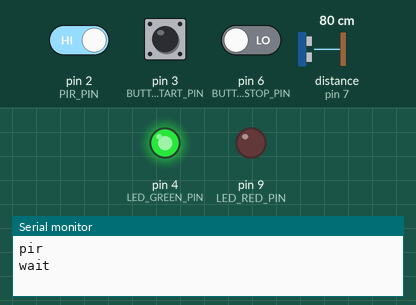
Bench run of a sketch on a simulated Arduino Uno, built with avr-gcc and run on an emulated ATmega328P. Parts: output pins drawn as LEDs (lit = HIGH), the last lines printed to the serial monitor. Dashed ring = blinking. The test bench sets the inputs (shaded band); at power-on: pin 3 (BUTTON_START_PIN) LOW, pin 2 (PIR_PIN) HIGH, pin 6 (BUTTON_STOP_PIN) LOW, distance to the obstacle (sensor on pin 7) 80 cm. The echo pulse lasts 58.3 µs per cm; sleep ends after the set time or at an interrupt; pins used as bus, display or sensor lines are not drawn.

Above: at 11.2 s.
11.3 s: pin 3 (BUTTON_START_PIN) pulled HIGH for 0.15 s
At 11.65 s:
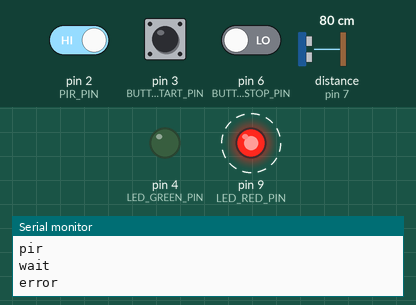
17.4 s: pin 2 (PIR_PIN) driven HIGH
18.9 s: pin 3 (BUTTON_START_PIN) pulled HIGH for 3.2 s
At 19.53 s:
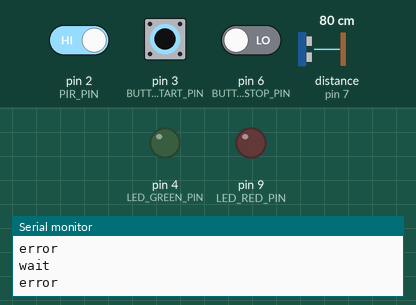
23.6 s: pin 2 (PIR_PIN) driven LOW and pin 6 (BUTTON_STOP_PIN) driven HIGH
At 27.5 s:
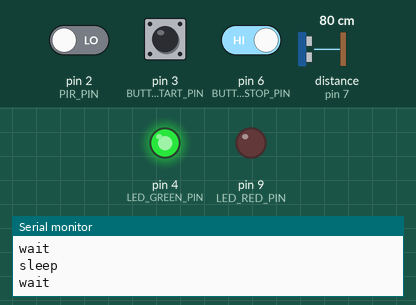
Timing chart, 0 to 27.6 s (numbered marks = the images above; inputs shaded):
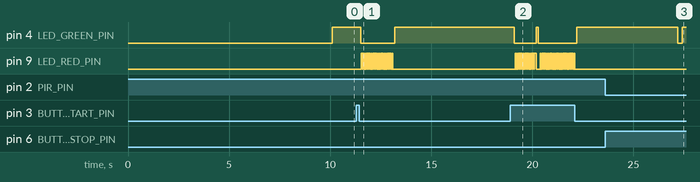

The sketch:

main.ino
```cpp
#include <Arduino.h>
#include <Config.h>
#include "Scheduler.h"
#include "GreenLedTask.h"
#include "RedLedTask.h"
#include "BlinkTask.h"
#include "StartButtonTask.h"
#include "StopButtonTask.h"
#include "DetectPresenceTask.h"
#include "ExperimentTask.h"
#include "Potentiometer.h"
#include "MsgService.h"
#include "TaskManager.h"
#include "TemperatureSensor.h"
#include "TemperatureSensorImpl.h"
#include "Vector.h"

Scheduler* scheduler;
Vector<int> periods;

void initializeTask(Task* task, String name, int period, bool setActive){
  task->Init(period);
  task->SetActive(setActive);
  scheduler->addTask(task);
  TaskManager::GetSingletonInstance()->AddTask(name, task);
  periods.push_back(period);
}

void setup() {
  scheduler = new Scheduler();
  int storage_array[MAX_TASKS];
  periods.setStorage(storage_array);
  MsgService::GetSingletonInstance()->Init();

  //Initialize all tasks
  Task* greenLedTask = new GreenLedTask(LED_GREEN_PIN);
  initializeTask(greenLedTask, GREEN_LED_TASK, 100, true);

  Task* blinkTask = new BlinkTask(LED_RED_PIN);
  initializeTask(blinkTask, BLINK_TASK, 40, false);

  Task* redLedTask = new RedLedTask(LED_RED_PIN, blinkTask);
  initializeTask(redLedTask, RED_LED_TASK, 100, true);

  Task* startButton = new StartButtonTask(BUTTON_START_PIN);
  initializeTask(startButton, START_BUTTON_TASK, 100, true);

  Task* stopButton = new StopButtonTask(BUTTON_STOP_PIN);
  initializeTask(stopButton, STOP_BUTTON_TASK, 100, true);

  Task* detectPresence = new DetectPresenceTask(PIR_PIN);
  MsgService::GetSingletonInstance()->PirCalibration();
  ((DetectPresenceTask*)detectPresence)->CalibratePir(); //delay
  MsgService::GetSingletonInstance()->Wait();
  initializeTask(detectPresence, DETECT_PRESENCE_TASK, 100, true);

  Potentiometer::GetSingletonInstance()->SetPin(POT_PIN);

  TemperatureSensor* tmp = new TemperatureSensorImpl(TEMP_PIN);
  Task* experimentTask = new ExperimentTask(SONAR_TRIG_PIN, SONAR_ECHO_PIN, SERVO_PIN, tmp->GetTemperature());
  initializeTask(experimentTask, EXPERIMENT_TASK, 100, true);

  TaskManager::GetSingletonInstance()->SetScheduler(scheduler);
  TaskManager::GetSingletonInstance()->InitScheduler(&periods);
}

void loop() {
  scheduler->schedule();
}
```

BlinkTask.cpp
```cpp
#include "BlinkTask.h"

BlinkTask::BlinkTask(int pin){
  led = new Led(pin);
  state = OFF;
}

void BlinkTask::Tick(){
  switch (state){
    case OFF:
      led->switchOn();
      state = ON;
      break;
    case ON:
      led->switchOff();
      state = OFF;
      break;
  }
}
```

BlinkTask.h
```cpp
#ifndef __BLINK_TASK__
#define __BLINK_TASK__

#include "Task.h"
#include "Led.h"

class BlinkTask: public Task {
private:
  Light* led;
  enum { ON, OFF} state;
public:
  BlinkTask(int pin);
  void Tick();
};

#endif
```

Button.h
```cpp
#ifndef __BUTTON__
#define __BUTTON__

class Button {

public:
  virtual bool isPressed() = 0;
};

#endif
```

ButtonImpl.cpp
```cpp
#include "ButtonImpl.h"
#include "Arduino.h"

ButtonImpl::ButtonImpl(int pin){
  this->pin = pin;
  pinMode(pin, INPUT);
}

bool ButtonImpl::isPressed(){
  return digitalRead(pin) == HIGH;
}
```

ButtonImpl.h
```cpp
#ifndef __BUTTON_IMPL__
#define __BUTTON_IMPL__

#include "Button.h"

class ButtonImpl: public Button {
public:
  ButtonImpl(int pin);
  bool isPressed();
private:
  int pin;
};

#endif
```

DetectPresenceTask.cpp
```cpp
#include "DetectPresenceTask.h"
#include "PirImpl.h"

DetectPresenceTask::DetectPresenceTask(int pin){
  pir = new PirImpl(pin);
  this->presence = false;
}

void DetectPresenceTask::Tick(){
  this->presence = this->pir->IsElementDetected() ? true : false;
}

bool DetectPresenceTask::IsPresenceDetected(){
  return this->presence;
}
```

DetectPresenceTask.h
```cpp
#ifndef __DETECT_PRESENCE_TASK__
#define __DETECT_PRESENCE_TASK__

#include "Task.h"
#include "Pir.h"

class DetectPresenceTask: public Task {
public:
  DetectPresenceTask(int pin);
  bool IsPresenceDetected();
  void CalibratePir(){this->pir->Calibrate();}
  void Tick();
private:
  Pir* pir;
  bool presence;
};

#endif
```

Experiment.cpp
```cpp
#include "Experiment.h"
#include <Arduino.h>
#include "Config.h"
#include "ServoMotorImpl.h"
#include "SonarImpl.h"

Experiment::Experiment(int sonarTrigPin, int sonarEchoPin, int servoPin, float temperature){
    this->sonar = new SonarImpl(sonarTrigPin, sonarEchoPin, temperature);
    this->servo = new ServoMotorImpl(servoPin);
    this->ResetExperiment();
}

void Experiment::UpdateValues(){
    float newPosition = this->sonar->GetDistance();
    float newTime = (float)(millis() / 1000.0);
    float newSpeed = (newPosition - this->position) / (newTime - this->time);
    this->acceleration = (newSpeed - this->speed) / (newTime - this->time);
    this->speed = newSpeed;
    this->position = newPosition;
    this->time = newTime;
    this->servo->SetAngle(map(this->speed, 0, MAXVEL, 0, 180));
}

float Experiment::GetPosition(){
    return this->position;
}

float Experiment::GetTime(){
    return (this->time - initialTime);
}

float Experiment::GetSpeed(){
    return this->speed;
}

float Experiment::GetAcceleration(){
    return this->acceleration;
}

void Experiment::ResetExperiment(){
    this->time = millis() / 1000;
    this->initialTime = this->time;
    this->position = 0.0;
    this->speed = 0.0;
    this->acceleration = 0.0;
}
```

Experiment.h
```cpp
#ifndef __EXPERIMENT__
#define __EXPERIMENT__

#include "Sonar.h"
#include "ServoMotor.h"

class Experiment{
private:
    Sonar* sonar;
    ServoMotor* servo;
    float time;
    float initialTime;
    float position;
    float speed;
    float acceleration;

public:
    void UpdateValues();
    Experiment(int sonarTrigPin, int sonarEchoPin, int servoPin, float temperature);
    // return position in m
    float GetPosition();
    //returns the seconds from the beginning of the experiment
    float GetTime();
    //return speed in m/s
    float GetSpeed();
    //return acceleration in m/s^2
    float GetAcceleration();

    void ResetExperiment();

    bool isObjectDetected(){return this->sonar->IsElementDetected();}
    //Return the servo
    ServoMotor* GetServo(){return this->servo;}
};

#endif
```

ExperimentTask.cpp
```cpp
#include "ExperimentTask.h"
#include "Config.h"
#include "ServoMotorImpl.h"
#include "SonarImpl.h"
#include "MsgService.h"
#include "StartButtonTask.h"
#include "StopButtonTask.h"
#include "TaskManager.h"
#include "Potentiometer.h"

ExperimentTask::ExperimentTask(int sonarTrigPin, int sonarEchoPin, int servoPin, float temperature){
    this->experimentState = INIT;
    this->experiment = new Experiment(sonarTrigPin, sonarEchoPin, servoPin, temperature);
    this->errorTimeCounter = 0;
}

ExperimentTask::state ExperimentTask::GetExperimentState(){
    return this->experimentState;
}

void ExperimentTask::Tick(){
    switch (this->experimentState)
    {
    case INIT:
        this->InitState();
        break;
    case STARTED:
        this->StartedState();
        break;
    case ENDED:
        this->EndedState();
        break;
    case ERROR:
        this->ErrorState();
        break;
    default:
        break;
    }
}

void ExperimentTask::InitState(){
    if (((StartButtonTask*)TaskManager::GetSingletonInstance()->GetTask(START_BUTTON_TASK))->IsBtnPressed())
    {
        if (this->experiment->isObjectDetected())
        {
            this->experimentState = STARTED;
            this->Init(Potentiometer::GetSingletonInstance()->GetValue());
            this->SetActive(true);
            TaskManager::GetSingletonInstance()->ResetSchedulerBasePeriod(Potentiometer::GetSingletonInstance()->GetValue());
            MsgService::GetSingletonInstance()->Start();
            this->experiment->ResetExperiment();
            this->experiment->GetServo()->On();
        }else
        {
            this->experimentState = ERROR;
            MsgService::GetSingletonInstance()->Error();
            this->errorTimeCounter = millis()/1000;
        }
    }
}

void ExperimentTask::StartedState(){
    if (((StopButtonTask*)TaskManager::GetSingletonInstance()->GetTask(STOP_BUTTON_TASK))->IsBtnPressed()
    || this->experiment->GetTime() >= MAX_TIME)
    {
        this->experimentState = ENDED;
        MsgService::GetSingletonInstance()->End();
        this->experiment->GetServo()->Off();
    } else if (this->experiment->GetTime() < MAX_TIME)
    {
        this->experiment->UpdateValues();
        MsgService::GetSingletonInstance()->SendPositionValue(
            //If the position is -1 it mean that the objet is not detected. so we send 0 to the viewer
            this->experiment->GetPosition()==-1 ? 0 : this->experiment->GetPosition(), this->experiment->GetTime());
        MsgService::GetSingletonInstance()->SendSpeedValue(
            this->experiment->GetSpeed(), this->experiment->GetTime());
        MsgService::GetSingletonInstance()->SendAccelerationValue(
            this->experiment->GetAcceleration(), this->experiment->GetTime());
        }
}

void ExperimentTask::EndedState(){
    if (MsgService::GetSingletonInstance()->ConfirmationReceived())
    {
        this->experimentState = INIT;
        MsgService::GetSingletonInstance()->Wait();
    }
}

void ExperimentTask::ErrorState(){
    if ((millis()/1000)-errorTimeCounter >= ERROR_TIME)
    {
        this->experimentState = INIT;
        MsgService::GetSingletonInstance()->Wait();
    }

}
```

ExperimentTask.h
```cpp
#ifndef __EXPERIMENT_TASK__
#define __EXPERIMENT_TASK__

#include "Task.h"
#include "Experiment.h"

class ExperimentTask : public Task{
private:
    Experiment* experiment;
    int errorTimeCounter;
    void InitState();
    void StartedState();
    void EndedState();
    void ErrorState();
public:
    enum state {INIT, STARTED, ENDED, ERROR};
    state experimentState;
    ExperimentTask(int sonarTrigPin, int sonarEchoPin, int servoPin, float temperature);
    state GetExperimentState();
    void Tick();
};

#endif
```

GreenLedTask.cpp
```cpp
#include "GreenLedTask.h"
#include "Config.h"
#include "TaskManager.h"
#include "ExperimentTask.h"
#include "DetectPresenceTask.h"
#include <avr/sleep.h>
#include "MsgService.h"

void WakeUp(){}

GreenLedTask::GreenLedTask(int pin){
  this->greenLed = new Led(pin);
  this->taskState = GL0;
  this->time = 0;
  attachInterrupt(digitalPinToInterrupt(PIR_PIN), WakeUp, RISING);
}

void GreenLedTask::Tick(){
  switch (this->taskState)
  {
  case GL0:
    GL0State();
    break;

  case GL1:
    GL1State();
    break;

  case GL2:
    GL2State();
    break;

  default:
    break;
  }
}

void GreenLedTask::GL0State(){
  //led has to be on
  this->greenLed->switchOn();
  this->time += this->GetPeriod();
  // if SLEEP_TIME second has passed and a precence has not been detected
  // --> switch to state GL2
  if ((this->time / 1000) >= SLEEP_TIME
  && !((DetectPresenceTask*)TaskManager::GetSingletonInstance()->GetTask(DETECT_PRESENCE_TASK))->IsPresenceDetected())
  {
    this->time = 0;
    this->taskState = GL2;
  }else if (((ExperimentTask*)TaskManager::GetSingletonInstance()->GetTask(EXPERIMENT_TASK))->GetExperimentState() == ExperimentTask::STARTED
  || ((ExperimentTask*)TaskManager::GetSingletonInstance()->GetTask(EXPERIMENT_TASK))->GetExperimentState() == ExperimentTask::ERROR)
  {
    // if the experiment is started or is in ERROR state --> switch to state GL1
    this->time = 0;
    this->taskState = GL1;
  }
}

void GreenLedTask::GL1State(){
  this->greenLed->switchOff();
  // if the experiment is ended and userConfirm has been received or if experiment in not in ERROR mode
  //--> switch to state GL0
  if (((ExperimentTask*)TaskManager::GetSingletonInstance()->GetTask(EXPERIMENT_TASK))->GetExperimentState() == ExperimentTask::INIT)
  {
    this->taskState = GL0;
  }
}

void GreenLedTask::GL2State(){
  this->greenLed->switchOff();
  MsgService::GetSingletonInstance()->Sleep();
  delay(100); //Without delay the serial print breaks
  set_sleep_mode(SLEEP_MODE_PWR_DOWN);
  sleep_enable();
  sleep_mode();
  // When exit from sleep mode go to state GL0
  MsgService::GetSingletonInstance()->Wait();
  this->taskState = GL0;
}
```

GreenLedTask.h
```cpp
#ifndef __GREEN_LED_TASK__
#define __GREEN_LED_TASK__

#include "Task.h"
#include "Led.h"

class GreenLedTask: public Task {
private:
  Light* greenLed;
  int time;
  enum {GL0, GL1, GL2} taskState;

  void GL0State();
  void GL1State();
  void GL2State();

public:
  GreenLedTask(int pin);
  void Tick();
};

#endif
```

Led.cpp
```cpp
#include "Led.h"
#include "Arduino.h"

Led::Led(int pin){
  this->pin = pin;
  pinMode(pin,OUTPUT);
}

void Led::switchOn(){
  digitalWrite(pin,HIGH);
}

void Led::switchOff(){
  digitalWrite(pin,LOW);
};
```

Led.h
```cpp
#ifndef __LED__
#define __LED__

#include "Light.h"

class Led: public Light {
public:
  Led(int pin);
  void switchOn();
  void switchOff();
private:
  int pin;
};

#endif
```

Light.h
```cpp
#ifndef __LIGHT__
#define __LIGHT__

class Light {
public:
  virtual void switchOn() = 0;
  virtual void switchOff() = 0;
};

#endif
```

MsgService.cpp
```cpp
#include "Arduino.h"
#include "MsgService.h"

String content;

MsgService* MsgService::instance = 0;

MsgService* MsgService::GetSingletonInstance(){
    if (instance == nullptr)
    {
        instance = new MsgService();
    }
    return instance;
}


bool MsgService::isMsgAvailable(){
  return msgAvailable;
}

Msg* MsgService::receiveMsg(){
  if (msgAvailable){
    Msg* msg = currentMsg;
    msgAvailable = false;
    currentMsg = NULL;
    content = "";
    return msg;
  } else {
    return NULL;
  }
}

void MsgService::Init(){
  Serial.begin(115200);
  content.reserve(256);
  content = "";
  currentMsg = NULL;
  msgAvailable = false;
}

void MsgService::sendMsg(const String& msg){
  fflush(stdout);
  Serial.println(msg);
  fflush(stdout);
}

//called at the end of every loop
void serialEvent() {
  /* reading the content */
  while (Serial.available()) {
    char ch = (char) Serial.read();
    if (ch == '\n'){
      MsgService::GetSingletonInstance()->SetCurrentMsg(new Msg(content));
      MsgService::GetSingletonInstance()->SetMsgAvailable(true);
    } else {
      content += ch;
    }
  }
}

//Return true when "ok" is received from the serial.
bool MsgService::ConfirmationReceived() {
  if (isMsgAvailable()) {
    Msg* msg = receiveMsg();
    if (msg->getContent() == "ok") {
      delete msg;
      return true;
    }
    delete msg;
  }
  return false;
}

//Send start message to the serial
void MsgService::Start(){
  sendMsg("start");
}

//Send end message to the serial
void MsgService::End(){
  sendMsg("end");
}

//Send error message to the serial
void MsgService::Error(){
  sendMsg("error");
}

//Send wait message to the serial. call this after error and after experiment end
void MsgService::Wait(){
  sendMsg("wait");
}

//Send sleep message to the serial. call this when arduino go in sleep mode
void MsgService::Sleep(){
  sendMsg("sleep");
}

//Send pir_calibration message to the serial. call this during the pir calibration
void MsgService::PirCalibration(){
  sendMsg("pir");
}

//Send Position Value to the serial (will send a string like this: p_0.32;t_1220)
void MsgService::SendPositionValue(double value, double time){
  sendMsg(String("p_") + value + String(";t_") + time);
}
//Send Speed Value to the serial (will send a string like this: s_5;t_1220)
void MsgService::SendSpeedValue(double value, double time){
  sendMsg(String("s_") + value + String(";t_") + time);
}
//Send Acceleration Value to the serial (will send a string like this: a_52;t_1220)
void MsgService::SendAccelerationValue(double value, double time){
  sendMsg(String("a_") + value + String(";t_") + time);
}
```

MsgService.h
```cpp
#ifndef __MSG_SERVICE__
#define __MSG_SERVICE__

#include "Arduino.h"

class Msg {
  String content;

public:
  Msg(String content){
    this->content = content;
  }

  String getContent(){
    return content;
  }
};

class MsgService {

public:

  static MsgService* GetSingletonInstance();

  //do MsgService.init() in the setup
  void Init();

  //Send start message to the serial
  void Start();
  //Send end message to the serial
  void End();
  //Send error message to the serial
  void Error();
  //Send wait message to the serial. call this after error and after experiment end
  void Wait();
  //Send sleep message to the serial. call this when arduino go in sleep mode
  void Sleep();
  //Send pir_calibration message to the serial. call this during the pir calibration
  void PirCalibration();
  //Send Position Value to the serial (will send a string like this: p_0.32;t_1220)
  void SendPositionValue(double value, double time);
  //Send Speed Value to the serial (will send a string like this: s_5;t_1220)
  void SendSpeedValue(double value, double time);
  //Send Acceleration Value to the serial (will send a string like this: a_52;t_1220)
  void SendAccelerationValue(double value, double time);

  //Return true when "ok" is received from the serial. to do a while(ConfirmationReceived())
  bool ConfirmationReceived();

  void SetCurrentMsg(Msg* message){this->currentMsg=message;}
  void SetMsgAvailable(bool value){this->msgAvailable=value;}


private:
  Msg* currentMsg;
  bool msgAvailable;
  static MsgService *instance;
  bool isMsgAvailable();
  Msg* receiveMsg();
  void sendMsg(const String& msg);

};

#endif
```

Pir.h
```cpp
#ifndef __PIR__
#define __PIR__

#include "PresenceSensor.h"

class Pir : public PresenceSensor {
public:
  virtual bool IsElementDetected() = 0;
  virtual void Calibrate() = 0;
};

#endif
```

PirImpl.cpp
```cpp
#include "PirImpl.h"
#include "Arduino.h"

PirImpl::PirImpl(int pin){
    this->pin = pin;
    pinMode(pin, INPUT);
}

bool PirImpl::IsElementDetected(){
    return digitalRead(pin) == HIGH ? true : false;
}
// 10 seconds delay used to calibrate sensor, must be called in setup
void PirImpl::Calibrate(){
    delay(10000);
}
```

PirImpl.h
```cpp
#ifndef __PIR_IMPL__
#define __PIR_IMPL__

#include "Pir.h"

class PirImpl : public Pir {
public:
  PirImpl(int pin);
  bool IsElementDetected();
  void Calibrate();
private:
  int pin;
};

#endif
```

Potentiometer.cpp
```cpp
#include "Potentiometer.h"
#include <Arduino.h>
#include "Config.h"

Potentiometer* Potentiometer::instance = 0;

void Potentiometer::SetPin(int pin){
    this->pin = pin;
}

int Potentiometer::GetValue(){
    return 1000 / map(analogRead(pin), 0, 1023, 1, 50);
}

Potentiometer* Potentiometer::GetSingletonInstance(){
    if (instance == nullptr)
    {
        instance = new Potentiometer();
    }
    return instance;
}
```

Potentiometer.h
```cpp
#ifndef __POTENTIOMETER__
#define __POTENTIOMETER__

class Potentiometer{
public:
  static Potentiometer* GetSingletonInstance();
  //Return period in milliseconds
  int GetValue();
  void SetPin(int pin);

private:
  static Potentiometer *instance;
  int pin;
};

#endif
```

PresenceSensor.h
```cpp
#ifndef __PRESENCE_SENSOR__
#define __PRESENCE_SENSOR__

class PresenceSensor{
public:
  virtual bool IsElementDetected() = 0;
};

#endif
```

Source omitted: RedLedTask.cpp (1556 bytes), RedLedTask.h (437 bytes), Scheduler.cpp (756 bytes), Scheduler.h (376 bytes), ServoMotor.h (178 bytes), ServoMotorImpl.cpp (368 bytes), ServoMotorImpl.h (293 bytes), Sonar.h (223 bytes), SonarImpl.cpp (728 bytes), SonarImpl.h (336 bytes), StartButtonTask.cpp (326 bytes), StartButtonTask.h (272 bytes) and 9 more

Measured:
- after the input at 11.3 s, pin 4 (LED_GREEN_PIN): HIGH → LOW after 0.20 s, → HIGH 1.7 s later; pin 9 (LED_RED_PIN): alternates HIGH for 0.04 s and LOW for 0.04 s, 40 changes in all, then stays LOW, starting after 0.24 s
- after the input at 17.4 s, every drawn part: stays the same
- after the input at 18.9 s, pin 4 (LED_GREEN_PIN): HIGH → LOW after 0.20 s, → HIGH 1.1 s later, → LOW 0.10 s later, → HIGH 1.9 s later; pin 9 (LED_RED_PIN): goes 12 × (HIGH 0.04 s, LOW 0.04 s), HIGH 0.10 s, LOW 0.18 s, 21 × (HIGH 0.04 s, LOW 0.04 s), HIGH 0.04 s, then LOW, starting after 0.24 s
- after the input at 23.6 s, pin 4 (LED_GREEN_PIN): HIGH → LOW after 3.6 s, → HIGH 0.20 s later
